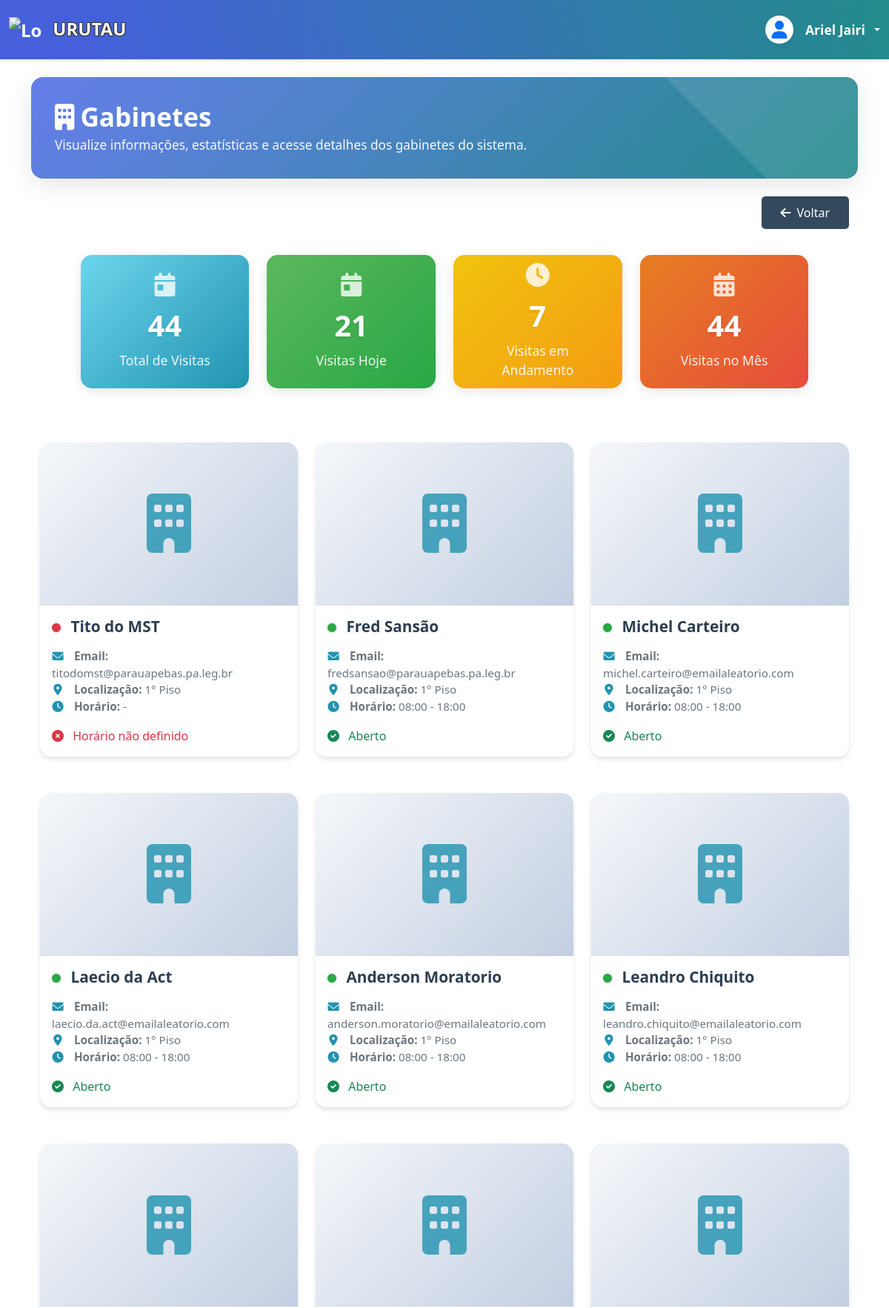
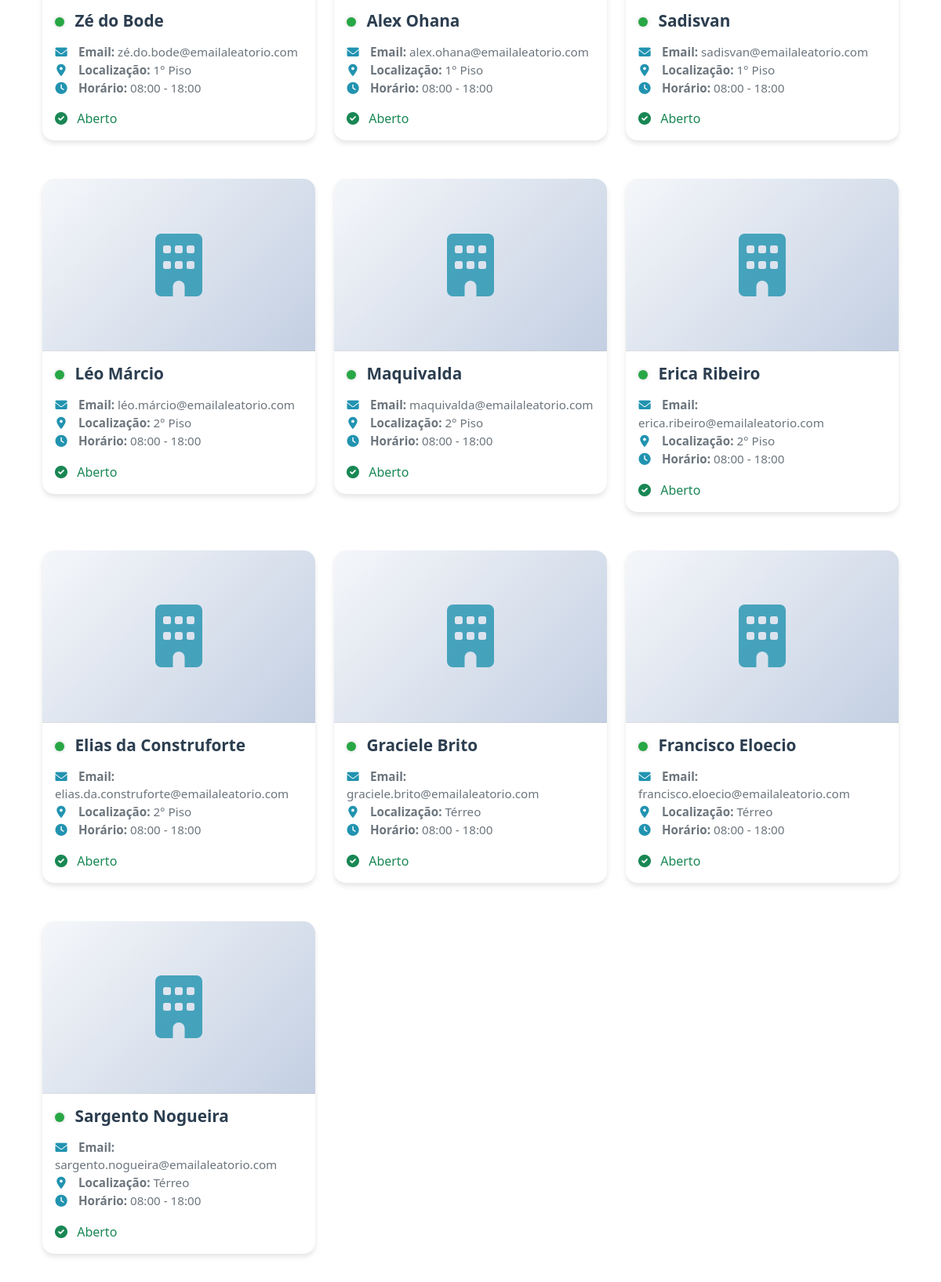
The app's page /recepcao/gabinetes/ (signed in, upper part) with its own data (2 pictures, top to bottom).
### apps/recepcao/models.py (models this page shows, shortened)
class Setor(models.Model):
    TIPO_CHOICES = [
        ('gabinete', 'Gabinete'),
        ('departamento', 'Departamento')
    ]
    LOCALIZACAO_CHOICES = [
        ('terreo', 'Térreo'),
        ('plenario', 'Plenário'),
        ('primeiro_piso', '1° Piso'),
        ('segundo_piso', '2° Piso'),
    ]
    FUNCAO_CHOICES = [
        ('assessor_1', 'Assessor I'),
        ('assessor_2', 'Assessor II'),
        ('assessor_3', 'Assessor III'),
        ('assessor_4', 'Assessor IV'),
        ('assessor_5', 'Assessor V'),
        ('assessor_6', 'Assessor VI'),
        ('assessor_7', 'Assessor VII'),
        ('assessor_8', 'Assessor VIII'),
        ('assessor_9', 'Assessor IX'),
        ('assessor_10', 'Assessor X'),
        ('agente_parlamentar', 'Agente Parlamentar'),
        ('Chefe_de_Gabinete', 'Chefe de Gabinete'),
        ('Chefe_de_Departamento', 'Chefe de Departamento'),
        ('outros', 'Outros')
    ]
    tipo = models.CharField('Tipo', max_length=20, choices=TIPO_CHOICES)
    localizacao = models.CharField('Localização', max_length=20, choices=LOCALIZACAO_CHOICES)
    horario_abertura = models.TimeField('Horário de Abertura', blank=True, null=True)
    horario_fechamento = models.TimeField('Horário de Fechamento', blank=True, null=True)
    nome_vereador = models.CharField(max_length=100, verbose_name="Nome do Vereador/Responsável")
    email_vereador = models.EmailField('E-mail do Vereador', max_length=255, blank=True, null=True)
    nome_local = models.CharField('Nome do Local', max_length=100, blank=True, null=True)
    nome_responsavel = models.CharField('Nome do Responsável', max_length=100, blank=True, null=True)
    funcao = models.CharField('Função/Cargo', max_length=21, choices=FUNCAO_CHOICES, blank=True, null=True)
    horario_entrada = models.TimeField('Horário de Entrada', blank=True, null=True)
    horario_saida = models.TimeField('Horário de Saída', blank=True, null=True)
    email = models.EmailField('E-mail', max_length=255, blank=True, null=True)
    ativo = models.BooleanField('Ativo', default=True)
    usuario = models.OneToOneField('auth.User', on_delete=models.SET_NULL, null=True, blank=True, related_name='setor_responsavel', verbose_name='Usuário')
    data_criacao = models.DateTimeField('Data de Criação', auto_now_add=True)
    data_atualizacao = models.DateTimeField('Data de Atualização', auto_now=True)
    class Meta:
        verbose_name = 'Setor'
        verbose_name_plural = 'Setores'
        ordering = ['tipo', 'localizacao']
    def esta_aberto(self):
        if not self.horario_abertura or not self.horario_fechamento:
            return None  # Retorna None se não tiver horário definido
        agora = timezone.localtime().time()
        return self.horario_abertura <= agora <= self.horario_fechamento
    def status_funcionamento(self):
        esta_aberto = self.esta_aberto()
        if esta_aberto is None:
            return "Horário não definido"
        return "Aberto" if esta_aberto else "Fechado"

### apps/recepcao/views.py (the view)
# urls.py: path('', views.home_gabinetes, name='home_gabinetes'),
@login_required
def home_gabinetes(request):
    if hasattr(request.user, 'assessor') and request.user.assessor.departamento and request.user.assessor.departamento.tipo == 'gabinete':
        gabinetes = Setor.objects.filter(id=request.user.assessor.departamento.id, tipo='gabinete')
    else:
        gabinetes = Setor.objects.filter(tipo='gabinete')
    total_visitas = Visita.objects.count()
    visitas_hoje = Visita.objects.filter(
        data_entrada__date=timezone.now().date()
    ).count()
    visitas_em_andamento = Visita.objects.filter(
        data_saida__isnull=True
    ).count()
    hoje = timezone.now()
    primeiro_dia_mes = hoje.replace(day=1, hour=0, minute=0, second=0, microsecond=0)
    visitas_mes = Visita.objects.filter(
        data_entrada__gte=primeiro_dia_mes
    ).count()
    context = {
        'gabinetes': gabinetes,
        'total_visitas': total_visitas,
        'visitas_hoje': visitas_hoje,
        'visitas_em_andamento': visitas_em_andamento,
        'visitas_mes': visitas_mes,
    }
    return render(request, 'recepcao/home_gabinetes.html', context)

### templates/recepcao/home_gabinetes.html (shortened to what this page needs)
{% extends 'base.html' %}
{% load static %}
{% block content %}
<div class="dashboard-header mb-4">
    <div class="dashboard-header-content">
        <h1 class="page-title mb-1" style="font-size:2.2rem; font-weight:700; color:#fff;">
            <i class="fas fa-building me-2"></i>Gabinetes
        </h1>
        <div style="color:#f8f9fa; font-size:1.08rem; font-weight:400;">
            Visualize informações, estatísticas e acesse detalhes dos gabinetes do sistema.
        </div>
    </div>
</div>
<div class="container-fluid">
    <div class="d-flex justify-content-end">
        {% include 'includes/botao_voltar.html' %}
    </div>
    <div class="stats-container">
        <div class="row mb-4">
            <div class="col-xl-3 col-md-6 mb-4">
                <div class="stat-card stat-card-visitas-hoje">
                    <i class="fas fa-calendar-day stat-icon"></i>
                    <h3>{{ total_visitas }}</h3>
                    <p>Total de Visitas</p>
                </div>
            </div>
            <div class="col-xl-3 col-md-6 mb-4">
                <div class="stat-card stat-card-visitas-andamento">
                    <i class="fas fa-calendar-day stat-icon"></i>
                    <h3>{{ visitas_hoje }}</h3>
                    <p>Visitas Hoje</p>
                </div>
            </div>
            <div class="col-xl-3 col-md-6 mb-4">
                <div class="stat-card stat-card-total-visitas">
                    <i class="fas fa-clock stat-icon"></i>
                    <h3>{{ visitas_em_andamento }}</h3>
                    <p>Visitas em Andamento</p>
                </div>
            </div>
            <div class="col-xl-3 col-md-6 mb-4">
                <div class="stat-card stat-card-visitas-mes">
                    <i class="fas fa-calendar-alt stat-icon"></i>
                    <h3>{{ visitas_mes }}</h3>
                    <p>Visitas no Mês</p>
                </div>
            </div>
        </div>
    </div>
    <div class="row">
        {% for gabinete in gabinetes %}
        <div class="col-xl-4 col-md-6 mb-4">
            <a href="{% url 'recepcao:detalhes_gabinete' gabinete.id %}" class="card-link">
                <div class="card">
                    <div class="gabinete-icon">
                        <i class="fas fa-building"></i>
                    </div>
                    <div class="card-body">
                        <h5 class="card-title">
                            <span class="status-indicator {% if gabinete.esta_aberto %}status-aberto{% else %}status-fechado{% endif %}"></span>
                            {{ gabinete.nome_vereador }}
                        </h5>
                        <p class="card-text">
                            <i class="fas fa-envelope info-icon"></i>
                            <strong>Email:</strong> {{ gabinete.email_vereador }}<br>
                            <i class="fas fa-map-marker-alt info-icon"></i>
                            <strong>Localização:</strong> {{ gabinete.get_localizacao_display }}<br>
                            <i class="fas fa-clock info-icon"></i>
                            <strong>Horário:</strong> {% if gabinete.horario_abertura and gabinete.horario_fechamento %}{{ gabinete.horario_abertura|time:"H:i" }} - {{ gabinete.horario_fechamento|time:"H:i" }}{% else %}-{% endif %}
                        </p>
                        <p class="mb-0 {% if gabinete.esta_aberto %}text-success{% else %}text-danger{% endif %}">
                            <i class="fas {% if gabinete.esta_aberto %}fa-check-circle{% else %}fa-times-circle{% endif %} me-2"></i>
                            {{ gabinete.status_funcionamento }}
                        </p>
                    </div>
                </div>
            </a>
        </div>
        {% endfor %}
    </div>
</div>
{% endblock %}

### templates/base.html (shortened to what this page needs)
<!DOCTYPE html>
<html lang="pt-br">
<head>
    <link href="https://cdn.jsdelivr.net/npm/bootstrap@5.3.0/dist/css/bootstrap.min.css" rel="stylesheet">
    <link href="https://cdnjs.cloudflare.com/ajax/libs/font-awesome/6.0.0/css/all.min.css" rel="stylesheet">
    {% load static %}
    {% load grupos_tags %}
    <link href="{% static 'css/style.css' %}" rel="stylesheet">
</head>
<body>
    {% if not hide_header_footer %}
    <nav class="navbar navbar-expand-lg navbar-dark" style="background: linear-gradient(075deg,rgb(69, 96, 218) 10%, #238b8b 100%);">
        <div class="container-fluid">
            <a class="navbar-brand" href="{% url 'main:home_sistema' %}">
                <img src="{% static 'img/logo-urutau.png' %}" alt="Logo Urutau" style="height: 45px; max-width: 45px; object-fit: contain;" class="me-2 align-middle">
                <span style="text-shadow: -1px -1px 0 #333, 1px -1px 0 #333, -1px 1px 0 #333, 1px 1px 0 #333;">URUTAU</span>
            </a>
            <div class="ms-auto d-flex align-items-center">
                {% if user.is_authenticated %}
                <div class="dropdown">
                    <a href="#" class="d-flex align-items-center text-white text-decoration-none dropdown-toggle" id="dropdownUserMenu" data-bs-toggle="dropdown" aria-expanded="false" style="gap: 0.5rem;">
                        <span class="avatar-circle bg-white text-primary d-flex align-items-center justify-content-center me-2" style="width: 38px; height: 38px; border-radius: 50%; font-size: 1.5rem; box-shadow: 0 2px 8px rgba(0,0,0,0.08);">
                            <i class="fas fa-user"></i>
                        </span>
                        <span class="fw-semibold" style="font-size: 1.1rem;">{{ user.get_full_name|default:user.username }}</span>
                    </a>
                </div>
                {% endif %}
            </div>
        </div>
    </nav>
    {% endif %}
    <div class="container my-4">
        {% block content %}
        {% endblock %}
    </div>
</body>
</html>

### static/css/style.css (style rules this page uses)
:root { --primary-color: #0D6EFD; --secondary-color: #34495e; --accent-color: #3498db; --success-color: #2ecc71; --warning-color: #f1c40f; --danger-color: #e74c3c; --light-color: #ecf0f1; --dark-color: #2c3e50; }
body { background: linear-gradient(to right, #fff 0%, rgba(255,255,255,0.85) 10%, rgba(255,255,255,0) 25%, rgba(255,255,255,0) 75%, rgba(255,255,255,0.85) 90%, #fff 100%); min-height: 100vh; display: flex; flex-direction: column; font-family: 'Segoe UI', Tahoma, Geneva, Verdana, sans-serif; }
.navbar { box-shadow: 0 2px 4px rgba(0,0,0,.1); padding: 1rem 0; }
.navbar-brand { font-weight: bold; font-size: 1.5rem; }
.card { border: none; border-radius: 10px; box-shadow: 0 4px 6px rgba(0,0,0,.1); transition: transform 0.3s ease, box-shadow 0.3s ease; margin-bottom: 1.5rem; }
.stat-card { color: white; border-radius: 15px; padding: 25px; margin-bottom: 25px; box-shadow: 0 4px 15px rgba(0,0,0,0.1); transition: all 0.3s ease; border: none; height: 180px; display: flex; flex-direction: column; justify-content: center; align-items: center; text-align: center; }
.stat-card h3 { font-size: 2.5rem; font-weight: 600; margin-bottom: 10px; text-shadow: 0 2px 4px rgba(0,0,0,0.1); }
.stat-card p { font-size: 1.1rem; margin: 0; opacity: 0.9; }
.stat-icon { font-size: 2.5rem; margin-bottom: 15px; opacity: 0.8; }
.stat-card-visitas-hoje { background: linear-gradient(135deg, #6dd5ed, #2193b0) !important; }
.stat-card-visitas-andamento { background: linear-gradient(135deg, #5cb85c, #28a745) !important; }
.stat-card-total-visitas { background: linear-gradient(135deg, #f1c40f, #f39c12) !important; }
.stat-card-visitas-mes { background: linear-gradient(135deg, #e67e22, #e74c3c) !important; }
.stat-card, .stat-card * { color: #fff !important; }

### templates/recepcao/home_gabinetes.html (style rules this page uses)
:root { --primary-gradient: linear-gradient(135deg, #667eea 0%, #238b8b 100%); --border-radius: 16px; --card-shadow: 0 8px 32px rgba(0, 0, 0, 0.1); }
.dashboard-header { background: var(--primary-gradient); border-radius: var(--border-radius); padding: 2rem; margin-bottom: 2rem; color: white; box-shadow: var(--card-shadow); position: relative; overflow: hidden; }
.dashboard-header::before { content: ''; position: absolute; top: -50%; right: -50%; width: 100%; height: 200%; background: rgba(255, 255, 255, 0.1); transform: rotate(45deg); z-index: 1; }
.dashboard-header-content { position: relative; z-index: 2; }
.card { transition: all 0.3s ease; border: none; border-radius: 15px; overflow: hidden; background: #fff; box-shadow: 0 4px 6px rgba(0,0,0,0.1); margin-bottom: 25px; }
.gabinete-icon { height: 220px; display: flex; align-items: center; justify-content: center; background: linear-gradient(135deg, #f5f7fa 0%, #c3cfe2 100%); border-bottom: 1px solid rgba(0,0,0,0.1); }
.gabinete-icon i { font-size: 5rem; color: #2193b0; opacity: 0.8; }
.status-indicator { width: 12px; height: 12px; border-radius: 50%; display: inline-block; margin-right: 8px; box-shadow: 0 0 5px rgba(0,0,0,0.2); }
.status-aberto { background-color: #28a745; }
.status-fechado { background-color: #dc3545; }
.stat-card { color: white; border-radius: 15px; padding: 25px; margin-bottom: 25px; box-shadow: 0 4px 15px rgba(0,0,0,0.1); transition: all 0.3s ease; border: none; height: 180px; display: flex; flex-direction: column; justify-content: center; align-items: center; text-align: center; }
.stat-card h3 { font-size: 2.5rem; font-weight: 600; margin-bottom: 10px; text-shadow: 0 2px 4px rgba(0,0,0,0.1); }
.stat-card p { font-size: 1.1rem; margin: 0; opacity: 0.9; }
.card-title { font-size: 1.3rem; font-weight: 600; margin-bottom: 1rem; color: #2c3e50; }
.card-text { color: #6c757d; font-size: 0.95rem; }
.info-icon { margin-right: 10px; color: #2193b0; width: 16px; text-align: center; }
.card-link { text-decoration: none; color: inherit; }
.page-title { color: #2c3e50; font-weight: 600; margin: 0; }
.stat-icon { font-size: 2rem; margin-bottom: 15px; opacity: 0.8; }
.stats-container { width: 90%; margin: 0 auto; }
.stat-card-visitas-hoje { background: linear-gradient(135deg, #6dd5ed, #2193b0); }
.stat-card-visitas-andamento { background: linear-gradient(135deg, #5cb85c, #28a745); }
.stat-card-total-visitas { background: linear-gradient(135deg, #f1c40f, #f39c12); }
.stat-card-visitas-mes { background: linear-gradient(135deg, #e67e22, #e74c3c); }

### records on screen
Setor: nome_vereador "Tito do MST", email_vereador "titodomst@parauapebas.pa.leg.br", localizacao "1° Piso", status_funcionamento "Horário não definido"
Setor: nome_vereador "Fred Sansão", email_vereador "fredsansao@parauapebas.pa.leg.br", localizacao "1° Piso", horario_abertura "08:00", horario_fechamento "18:00", status_funcionamento "Aberto"
Setor: nome_vereador "Michel Carteiro", email_vereador "michel.carteiro@emailaleatorio.com", localizacao "1° Piso", horario_abertura "08:00", horario_fechamento "18:00", status_funcionamento "Aberto"
Setor: nome_vereador "Laecio da Act", email_vereador "laecio.da.act@emailaleatorio.com", localizacao "1° Piso", horario_abertura "08:00", horario_fechamento "18:00", status_funcionamento "Aberto"
Setor: nome_vereador "Anderson Moratorio", email_vereador "anderson.moratorio@emailaleatorio.com", localizacao "1° Piso", horario_abertura "08:00", horario_fechamento "18:00", status_funcionamento "Aberto"
Setor: nome_vereador "Leandro Chiquito", email_vereador "leandro.chiquito@emailaleatorio.com", localizacao "1° Piso", horario_abertura "08:00", horario_fechamento "18:00", status_funcionamento "Aberto"
Setor: nome_vereador "Zé do Bode", email_vereador "zé.do.bode@emailaleatorio.com", localizacao "1° Piso", horario_abertura "08:00", horario_fechamento "18:00", status_funcionamento "Aberto"
Setor: nome_vereador "Alex Ohana", email_vereador "alex.ohana@emailaleatorio.com", localizacao "1° Piso", horario_abertura "08:00", horario_fechamento "18:00", status_funcionamento "Aberto"
Setor: nome_vereador "Sadisvan", email_vereador "sadisvan@emailaleatorio.com", localizacao "1° Piso", horario_abertura "08:00", horario_fechamento "18:00", status_funcionamento "Aberto"
Setor: nome_vereador "Léo Márcio", email_vereador "léo.márcio@emailaleatorio.com", localizacao "2° Piso", horario_abertura "08:00", horario_fechamento "18:00", status_funcionamento "Aberto"
Setor: nome_vereador "Maquivalda", email_vereador "maquivalda@emailaleatorio.com", localizacao "2° Piso", horario_abertura "08:00", horario_fechamento "18:00", status_funcionamento "Aberto"
Setor: nome_vereador "Erica Ribeiro", email_vereador "erica.ribeiro@emailaleatorio.com", localizacao "2° Piso", horario_abertura "08:00", horario_fechamento "18:00", status_funcionamento "Aberto"
Setor: nome_vereador "Elias da Construforte", email_vereador "elias.da.construforte@emailaleatorio.com", localizacao "2° Piso", horario_abertura "08:00", horario_fechamento "18:00", status_funcionamento "Aberto"
Setor: nome_vereador "Graciele Brito", email_vereador "graciele.brito@emailaleatorio.com", localizacao "Térreo", horario_abertura "08:00", horario_fechamento "18:00", status_funcionamento "Aberto"
Setor: nome_vereador "Francisco Eloecio", email_vereador "francisco.eloecio@emailaleatorio.com", localizacao "Térreo", horario_abertura "08:00", horario_fechamento "18:00", status_funcionamento "Aberto"
Setor: nome_vereador "Sargento Nogueira", email_vereador "sargento.nogueira@emailaleatorio.com", localizacao "Térreo", horario_abertura "08:00", horario_fechamento "18:00", status_funcionamento "Aberto"

### other values on screen
{{ user.get_full_name|default:user.username }} "Ariel Jairi"
{{ total_visitas }} "44"
{{ visitas_hoje }} "21"
{{ visitas_em_andamento }} "7"
{{ visitas_mes }} "44"
